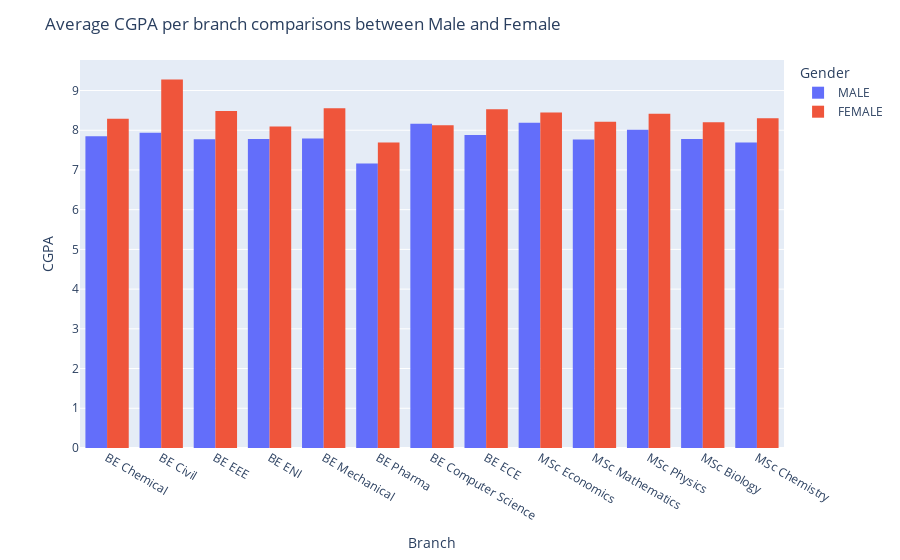

The notebook cell saved with this chart:
### Code cell
def cgpa_per_branch(df):
    
    # Histogram to plot average CGPA per branch per gender
    fig = px.histogram(df, histfunc="avg", x="Branch", y="CGPA",
                color='Gender', barmode='group')
    fig.update_layout(title="Average CGPA per branch comparisons between Male and Female", xaxis_title='Branch', yaxis_title='CGPA')
    fig.show()
cgpa_per_branch(df)

### Figure 1 — Plotly figure (JSON) as saved in the notebook; plotly's stock layout.template omitted (floating-point values rounded to 4 significant figures; data arrays with more than 128 entries replaced by an {"elided": "..."} marker saying what was removed)
{"data": [{"alignmentgroup": "True", "bingroup": "x", "histfunc": "avg", "hovertemplate": "Gender=MALE<br>Branch=%{x}<br>avg of CGPA=%{y}<extra></extra>", "legendgroup": "MALE", "marker": {"color": "#636efa", "pattern": {"shape": ""}}, "name": "MALE", "offsetgroup": "MALE", "orientation": "v", "showlegend": true, "type": "histogram", "x": {"elided": "806 str values"}, "xaxis": "x", "y": {"elided": "806 float values"}, "yaxis": "y"}, {"alignmentgroup": "True", "bingroup": "x", "histfunc": "avg", "hovertemplate": "Gender=FEMALE<br>Branch=%{x}<br>avg of CGPA=%{y}<extra></extra>", "legendgroup": "FEMALE", "marker": {"color": "#EF553B", "pattern": {"shape": ""}}, "name": "FEMALE", "offsetgroup": "FEMALE", "orientation": "v", "showlegend": true, "type": "histogram", "x": {"elided": "155 str values"}, "xaxis": "x", "y": {"elided": "155 float values"}, "yaxis": "y"}], "layout": {"barmode": "group", "legend": {"title": {"text": "Gender"}, "tracegroupgap": 0}, "margin": {"t": 60}, "title": {"text": "Average CGPA per branch comparisons between Male and Female"}, "xaxis": {"anchor": "y", "domain": [0, 1], "title": {"text": "Branch"}}, "yaxis": {"anchor": "x", "domain": [0, 1], "title": {"text": "CGPA"}}}}
